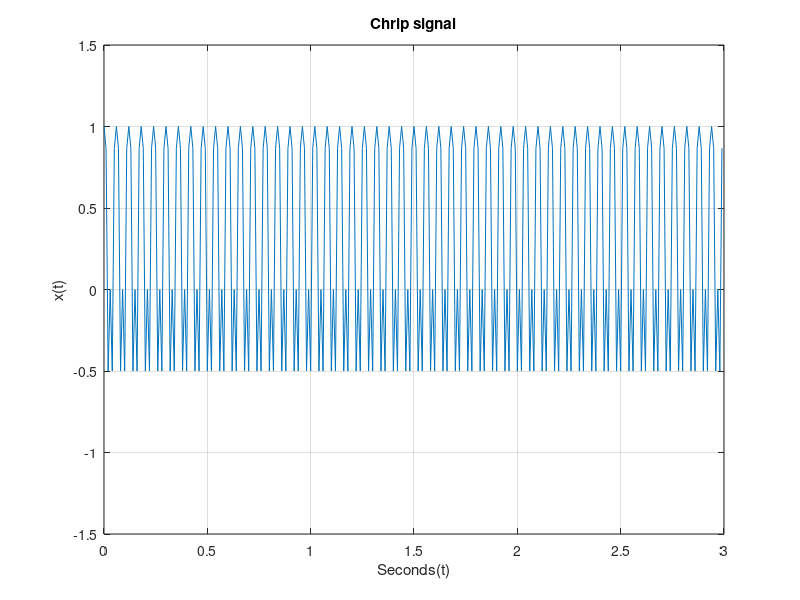

MATLAB code for this plot:
%%%%%%%%%%%%%%%%%%%%%%%%%%%%%%
Ts = 0.01; %time itterval
t=0:Ts:3-Ts;
f0 = 3000;
u = -5000/6;
x5 = cos((2*pi*u*t.^2) + (2*pi*f0*t));

plot(t,x5);
xlim([0 3]);
ylim([-1.5 1.5]);
grid on;
xlabel('Seconds(t)');
ylabel('x(t)');
title('Chrip signal');
soundsc(x5);
%%%%%%%%%%%%%%%%%%%%%%%%%%%%%%
